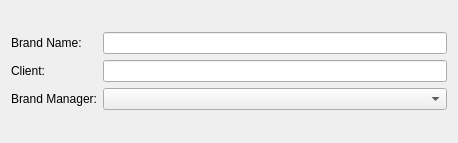
<?xml version="1.0" encoding="UTF-8"?>
<ui version="4.0">
 <class>BrandForm</class>
 <widget class="QWidget" name="BrandForm">
  <property name="geometry">
   <rect>
    <x>0</x>
    <y>0</y>
    <width>458</width>
    <height>143</height>
   </rect>
  </property>
  <property name="windowTitle">
   <string>Form</string>
  </property>
  <layout class="QVBoxLayout" name="verticalLayout">
   <item>
    <layout class="QGridLayout" name="gridLayout">
     <item row="0" column="1">
      <widget class="QLineEdit" name="edtBrandName"/>
     </item>
     <item row="2" column="1">
      <widget class="QComboBox" name="cbBrandManager"/>
     </item>
     <item row="1" column="0">
      <widget class="QLabel" name="label_2">
       <property name="text">
        <string>Client:</string>
       </property>
      </widget>
     </item>
     <item row="0" column="0">
      <widget class="QLabel" name="label">
       <property name="text">
        <string>Brand Name:</string>
       </property>
      </widget>
     </item>
     <item row="2" column="0">
      <widget class="QLabel" name="label_3">
       <property name="text">
        <string>Brand Manager:</string>
       </property>
      </widget>
     </item>
     <item row="1" column="1">
      <widget class="QLineEdit" name="edtClient">
       <property name="readOnly">
        <bool>true</bool>
       </property>
      </widget>
     </item>
    </layout>
   </item>
  </layout>
 </widget>
 <resources/>
 <connections/>
</ui>
